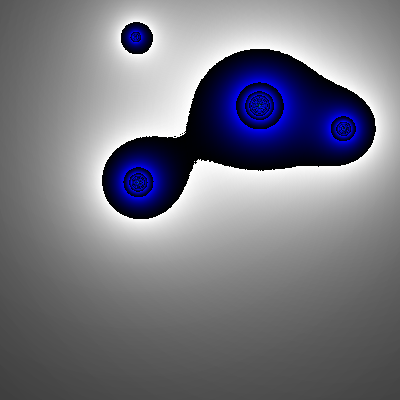
Frame 1 (no input)
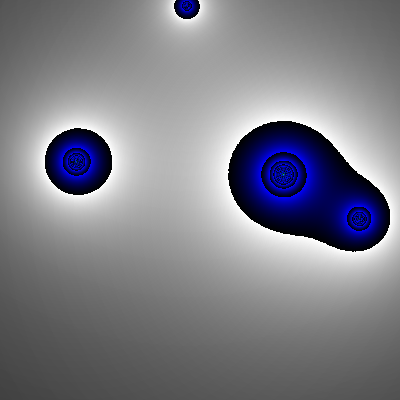
Frame 60 (the mouse pressed at the canvas centre just before this capture)
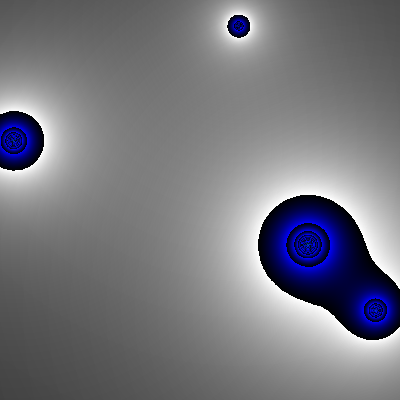
Frame 120 (the mouse held since frame 60 and released just before this capture)

The Processing sketch that drew these frames (run headless with seeded random() and noise(); from frame 60 on, the mouse is pressed at the canvas centre):

// Processing sketch: metaballs
// ── metaballs.pde
class Blob {
  PVector pos;
  PVector v;
  float r;
  
  Blob(PVector pos, float r) {
    this.pos = pos;
    this.r = r;
    this.v = PVector.random2D();
    this.v.mult(random(1, 2));
  }
  
  void update() {
    this.pos.add(v);
    
    if (this.pos.x > width || this.pos.x < 0)
      this.v.x *= -1;
      
    if (this.pos.y > height || this.pos.y < 0)
      this.v.y *= -1;
  }
  
  void show() {
    noFill();
    stroke(255);
    ellipse(this.pos.x, this.pos.y, this.r, this.r);
  }
}

int n_blobs = 4;
Blob[] blobs = new Blob[n_blobs];

void setup() {
  size(400, 400);
  for (int i = 0; i < n_blobs; i++) {
    blobs[i] = new Blob(new PVector(random(width), random(height)), random(10000));
  }
}

int getColor(int x, int y) {
  int s = 0;
  for (Blob b : blobs) {
    float d = dist(x, y, b.pos.x, b.pos.y);
    s += (b.r / d);
  }
  return color(s);
}

void draw() {
  for (Blob b : blobs) {
    b.update();
  }
  
  loadPixels();
  for (int x = 0; x < width; x++) {
    for (int y = 0; y < height; y++) {
      int idx = x + y * width;
      pixels[idx] = getColor(x, y);
    }
  }
  updatePixels();
  //b.show();
}
